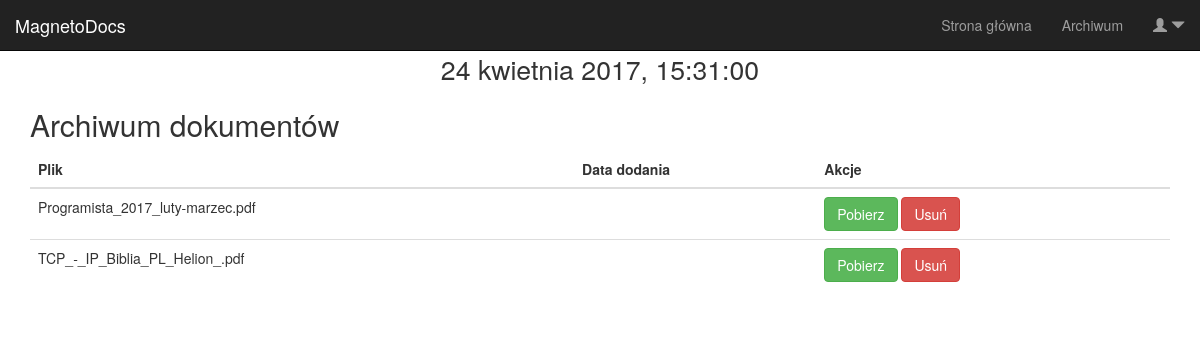
The app's page /archives/ (signed in), older data.
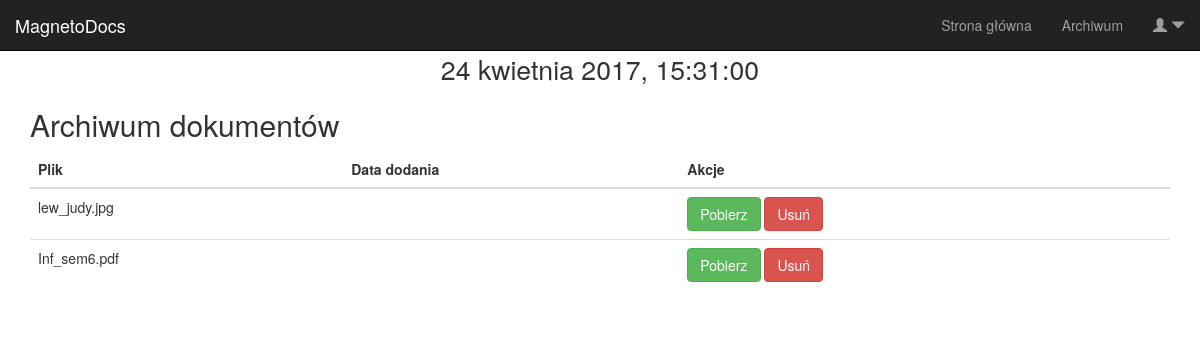
The same page, newer data.
### main_app/models.py (models this page shows)
class Documents(models.Model):
    owner = models.ForeignKey(User, on_delete=models.CASCADE, verbose_name="właściciel")
    file = models.FileField(upload_to=user_directory_path, verbose_name="plik")
    timestamp = models.DateTimeField(default=timezone.now)
    hash = models.CharField(max_length=64, unique=True, db_index=True)
    def filename(self):
        return os.path.basename(self.file.name)

### main_app/views.py (the view)
# urls.py: url(r'^archives/$', views.archives, name='archives'),
@login_required
def archives(request):
    docs = Documents.objects.filter(owner=request.user)
    data = {
        "docs": docs,
        "user": request.user,
        "MEDIA_URL": MEDIA_URL
    }
    return render(request, 'main_app/archives.html', data)

### main_app/templates/main_app/archives.html
{% extends 'main_app/base.html' %}
{% block middle %}
    <div class="row">
        <div class="container">
            <h2>Archiwum dokumentów</h2>
                <table class="table table-hover">
                    <thead>
                        <tr>
                            <th>Plik</th>
                            <th>Data dodania</th>
                            <th>Akcje</th>
                        </tr>
                    </thead>
                    <tbody>
                        {% for doc in docs %}
                            <tr>
                                <td>{{ doc.filename }}</td>
                                <td>{{ doc.date }}</td>
                                <td>
                                    <a href="{{ MEDIA_URL }}{{ doc.file.name }}" class="btn btn-success">Pobierz</a>
                                    <a href="{% url 'main_app:delete_file' doc.id %}" class="btn btn-danger">Usuń</a>
                                </td>
                            </tr>
                        {% endfor %}
                    </tbody>
                </table>
        </div>
    </div>
{% endblock %}

### main_app/templates/main_app/base.html (shortened to what this page needs)
<!DOCTYPE html>
<html>
<head>
    <link rel="stylesheet" href="https://maxcdn.bootstrapcdn.com/bootstrap/3.3.7/css/bootstrap.min.css">
    {% load static %}
    <link href="{% static 'main_app/css/base.css' %}" rel="stylesheet">
</head>
<body onload="startTime()">
    <nav class="navbar navbar-inverse navbar-fixed-top">
        <div class="container-fluid">
            <div class="navbar-header">
                <a class="navbar-brand" href="{% url 'main_app:start_page' %}">MagnetoDocs</a>
            </div>
            <div id="navbar" class="navbar-collapse collapse">
                {% if user.is_authenticated %}
                    <ul class="nav navbar-nav navbar-right">
                            <li><a href="{% url 'main_app:start_page' %}">Strona główna</a></li>
                            <li><a href="{% url 'main_app:archives' %}">Archiwum</a></li>
                            <li id="dropdownMenu1" data-toggle="dropdown" aria-haspopup="true" aria-expanded="true">
                                <a href="#">
                                    <span class="glyphicon glyphicon-user" aria-hidden="true"></span>
                                    <span class="glyphicon glyphicon-triangle-bottom" aria-hidden="true"></span>
                                </a>
                            </li>
                    </ul>
                {% else %}
                    <ul class="nav navbar-nav navbar-right">
                        <li data-toggle="modal" data-target="#login"><a href="#">Logowanie</a></li>
                        <li data-toggle="modal" data-target="#register"><a href="#">Rejestracja</a></li>
                    </ul>
                {% endif %}
            </div>
        </div>
    </nav>
<div class="container-fluid">
    <div class="row">
        <div class="text-center">
            <div id="clock" style="font-size: 20pt;"></div>
        </div>
    </div>
    {% block middle %}
    {% endblock %}
</div>
</body>
</html>

### main_app/static/main_app/css/base.css (style rules this page uses)
body { padding-top: 50px; background-color: rgba(255, 255, 255, 0); }

Row changes from the older to the newer data that the page shows:
removed Documents: filename "Programista_2017_luty-marzec.pdf"
removed Documents: filename "TCP_-_IP_Biblia_PL_Helion_.pdf"
added Documents: filename "lew_judy.jpg"
added Documents: filename "Inf_sem6.pdf"
